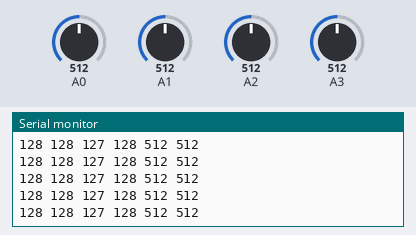
A sketch run on a simulated Arduino Uno, built with avr-gcc and run on an emulated ATmega328P. Parts: the last lines printed to the serial monitor. The inputs (shaded band) are chosen by the test bench; at power-on: A0 = 512, A2 = 512, A1 = 512, A3 = 512. No radio packets arrive unless stated.

Above: at 1.2 s.
1.3 s: A0 set to 617
At 2.4 s:
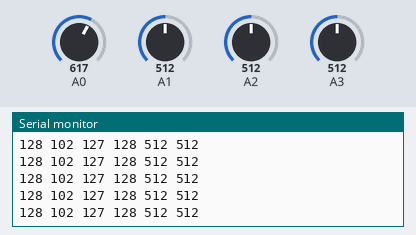
2.8 s: A0 set to 641
At 3.6 s:
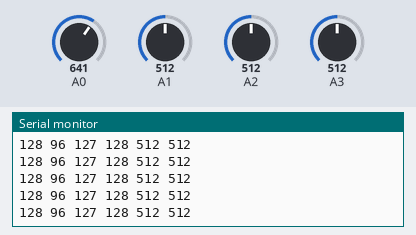
5.8 s: A2 set to 616
At 6.6 s:
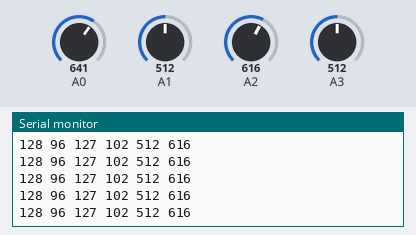
8.8 s: A2 set to 638
At 9.9 s:
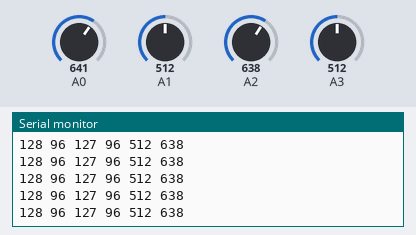
Timing chart, 0 to 10.3 s (numbered marks = the images above; inputs shaded):
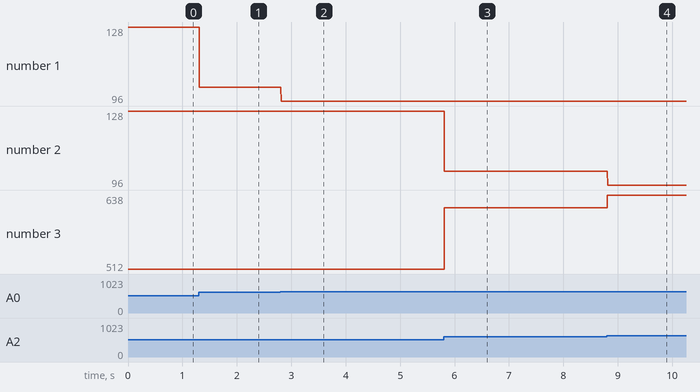

Measured:
- after the input at 1.3 s, the serial monitor: prints a new line at once (image 1)
- after the input at 2.8 s, the serial monitor: prints a new line at once (image 2)
- after the input at 5.8 s, the serial monitor: prints a new line at once (image 3)
- after the input at 8.8 s, the serial monitor: prints a new line at once (image 4)
- plotted number 1: 128 → 102 after the input at 1.3 s, 102 → 96 after the input at 2.8 s
- plotted number 3: 512 → 616 after the input at 5.8 s, 616 → 638 after the input at 8.8 s

The sketch:

Quadcopter_Transmitter.ino
```cpp
#include <SPI.h>
#include <RF24.h>

#define SERIAL_DEBUG true

RF24 radio(9,10);
const uint64_t writingPipe = 0xF0F0F0F0E1LL;

struct packet {
  uint8_t throttle;
  uint8_t yaw;
  uint8_t pitch;
  uint8_t roll;
} packet;

uint16_t pitch_mid = 537; // higher means more backward
uint16_t roll_mid = 492; // higher means more right

void setup() {
  radio.begin();
  radio.openWritingPipe(writingPipe);
  radio.enableDynamicPayloads();
  radio.setAutoAck(false) ;
  //radio.setDataRate(RF24_250KBPS);
  //radio.setPALevel(RF24_PA_MAX);
  //radio.setChannel(108);
  radio.powerUp();

  if (SERIAL_DEBUG) Serial.begin(57600);
}

void loop() {
  // 16 bit version
  /*packet.throttle = 1023 - analogRead(3);
  packet.yaw      = 1023 - analogRead(0);

  uint16_t pitch = analogRead(1);
  if (pitch < pitch_mid) {
    packet.pitch = map(pitch, 0, pitch_mid, 0, 512);
  } else {
    packet.pitch = map(pitch, pitch_mid, 1023, 512, 1023);
  }

  uint16_t roll = analogRead(2);
  if (roll < roll_mid) {
    packet.roll = map(roll, 0, roll_mid, 1023, 512);
  } else {
    packet.roll = map(roll, roll_mid, 1023, 512, 0);
  }*/

  packet.throttle = map(analogRead(3), 0, 1023, 255, 0);
  packet.yaw      = map(analogRead(0), 0, 1023, 255, 0);
  packet.pitch = map(analogRead(1), 0, 1023, 0, 255);
  packet.roll = map(analogRead(2), 0, 1023, 255, 0);

  radio.write(&packet, sizeof(packet));

  if (SERIAL_DEBUG) {
    Serial.print(packet.throttle);
    Serial.print(" ");
    Serial.print(packet.yaw);
    Serial.print(" ");
    Serial.print(packet.pitch);
    Serial.print(" ");
    Serial.print(packet.roll);
    Serial.print(" ");
    Serial.print(analogRead(1));
    Serial.print(" ");
    Serial.print(analogRead(2));
    Serial.println();
  }
}
```
